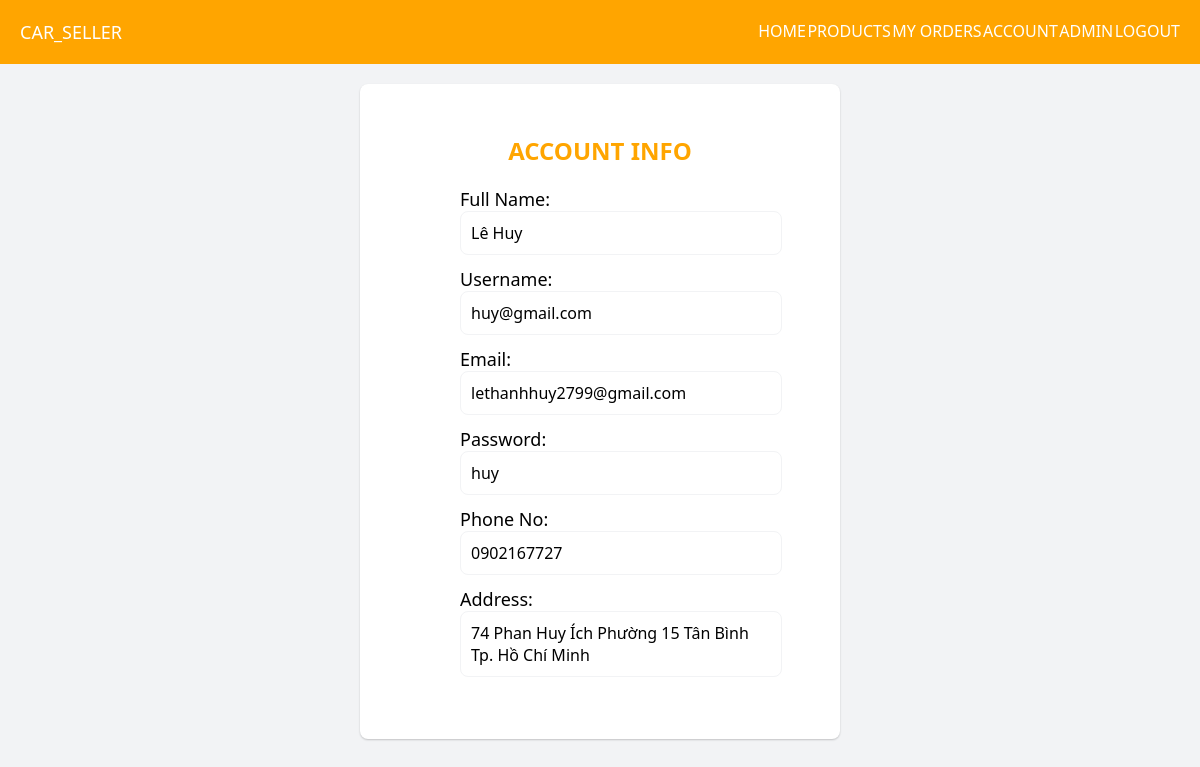
/account (signed in), run on the app's committed database.
### tables this page shows
CREATE TABLE Customers(
        customer_id    INTEGER PRIMARY KEY AUTOINCREMENT,
        phone_no       varchar (25),
        user_name      VARCHAR (30),
        first_name     VARCHAR (30),
        last_name      VARCHAR (30),
        password        VARCHAR (30),
        address        VARCHAR (100),
        email          VARCHAR (50),
        admin_id        int not null,
        FOREIGN KEY (ADMIN_ID) REFERENCES ADMIN(ADMIN_ID)
        );

### app.py (the view)
@app.route('/account')
def account():
    if "Useremail" and "Userpassword" in session:
        useremail = session["Useremail"]
        userpassword = session["Userpassword"]
        customer = db.returnCustomerAccordingToSession(useremail, userpassword)
        customer = customer.fetchone()
        return render_template('useraccount.html', customer=customer)
    return redirect(url_for('login'))

### database.py (called while the page is built)
    @staticmethod
    def returnCustomerAccordingToSession(email, password):
        connection = s.connect("carSystem.db")
        cursor = connection.cursor()
        customer = cursor.execute(
            f"SELECT * from Customers where email = '{email}' and password = '{password}'")
        return customer

### templates/useraccount.html (shortened to what this page needs)
{% extends 'base.html' %}
{% block body %}
<div class="AccountContent">
    <h2 class="accountHeading">ACCOUNT INFO</h2>
    <div class="firstLastName">
        <span class="accountLabel">
            Full Name:
        </span>
        <p>{{ customer[3] }} {{ customer[4] }}</p>
    </div>
    <div class="username">
        <span class="accountLabel">
            Username:
        </span>
        <p>{{ customer[2] }}</p>
    </div>
    <div class="useremail">
        <span class="accountLabel">
            Email:
        </span>
        <p>{{ customer[7] }}</p>
    </div>
    <div class="userpassword">
        <span class="accountLabel">
            Password:
        </span>
        <p>{{ customer[5] }}</p>
    </div>
    <div class="userphone">
        <span class="accountLabel">
            Phone No:
        </span>
        <p>{{ customer[1] }}</p>
    </div>
    <div class="useraddress">
        <span class="accountLabel">
            Address:
        </span>
        <p>{{ customer[6] }}</p>
    </div>
</div>
{% endblock body %}

### static/css/style.css (style rules this page uses)
* { margin: 0; padding: 0; font-family:system-ui, -apple-system, BlinkMacSystemFont, 'Segoe UI', Roboto, Oxygen, Ubuntu, Cantarell, 'Open Sans', 'Helvetica Neue', sans-serif; }
body { background-color: #F2F3F5; }
.AccountContent { margin-top: 20px; margin-bottom: 20px; display : flex; justify-content: center; flex-direction: column; background-color: white; margin-left: 30%; margin-right: 30%; padding: 50px; box-shadow: 0 1px 2px rgba(0, 0, 0, 0.2); border-radius: max(0px, min(8px, ((100vw - 4px) - 100%) * 9999)) / 8px; }
.accountHeading { text-align: center; margin-bottom: 20px; color: orange; }
.firstLastName p, .username p, .useremail p, .userpassword p, .userphone p, .useraddress p { margin-left: 50px; width: auto; font-size: medium; padding: 10px; width: 300px; border-radius: max(0px, min(8px, ((100vw - 4px) - 100%) * 9999)) / 8px; border: 1px solid #F2F3F5; margin-bottom: 12px; }
.accountLabel { margin-left: 50px; font-size: large; font-weight:500; }

### data on the page
Customers: first_name "Lê", last_name "Huy", user_name "huy@gmail.com", email "lethanhhuy2799@gmail.com", password "huy", phone_no "0902167727", address "74 Phan Huy Ích Phường 15 Tân Bình Tp. Hồ Chí Minh"
